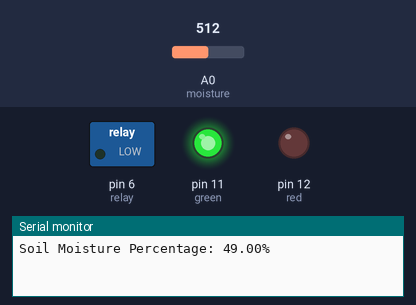
Recording of a sketch running on a simulated Arduino Uno, built with avr-gcc and run on an emulated ATmega328P. Shown: switched loads named in the sketch (green lamp = pin HIGH), output pins drawn as LEDs (lit = HIGH), the last lines printed to the serial monitor. The inputs (shaded band) are chosen by the test bench; at power-on: A0 (moisture) = 512.

Above: at 1.3 s.
1.4 s: A0 (moisture) set to 789
2.9 s: A0 (moisture) set to 810
At 4.4 s:
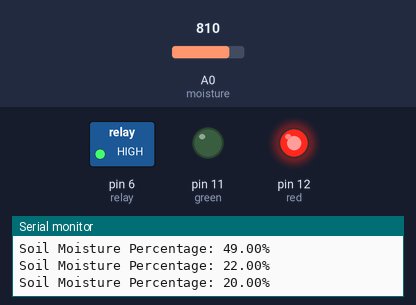
4.7 s: A0 (moisture) set to 716
At 6.0 s:
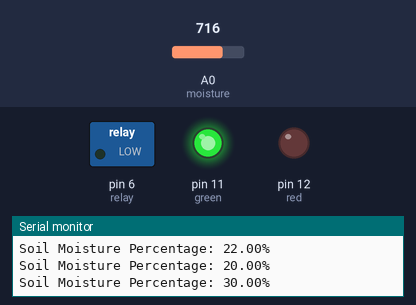
6.3 s: A0 (moisture) set to 900
At 7.5 s:
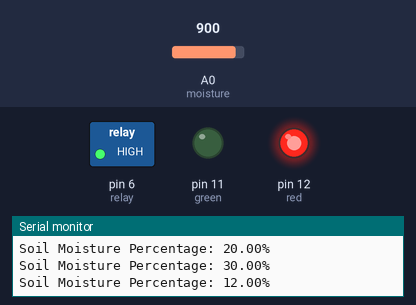
Timing chart, 0 to 8.8 s (numbered marks = the images above; inputs shaded):
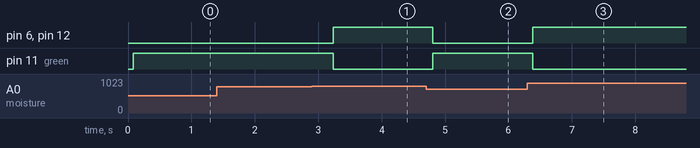

Measured:
- the behaviour switches between 800 and 801 on A0 (moisture) (found by bisection; images 0 and 1)
- after the input at 2.9 s, pin 6 (relay), pin 12 (red): LOW → HIGH after 0.33 s; pin 11 (green): HIGH → LOW after 0.33 s
- after the input at 4.7 s, pin 6 (relay), pin 12 (red): HIGH → LOW after 0.11 s; pin 11 (green): LOW → HIGH after 0.11 s
- after the input at 6.3 s, pin 6 (relay), pin 12 (red): LOW → HIGH after 0.08 s; pin 11 (green): HIGH → LOW after 0.08 s

The sketch:

Smart_irrigation_system.ino
```cpp
#include <SoftwareSerial.h>

int moisture = A0, relay = 6, red = 12, green = 11, sense, value = 800;
float percentage;
char Motor;
#define BT_RX_PIN 7 // Change these to match your Bluetooth module's RX pin
#define BT_TX_PIN 8 // Change these to match your Bluetooth module's TX pin
SoftwareSerial mySerial(BT_TX_PIN, BT_RX_PIN);

bool initialPrintDone = false; // Flag to check if initial print is done
bool moistureChanged = true; // Flag to track moisture value change
bool motorStateChanged = true; // Flag to track motor state change

int oldSensorValue = 0; // Declare oldSensorValue before loop

void setup() {
    pinMode(relay, OUTPUT);
    pinMode(moisture, INPUT);
    pinMode(red, OUTPUT);
    pinMode(green, OUTPUT);
    Serial.begin(9600);
    mySerial.begin(9600);
}

void printInitialSetup() {
    // Print initial parameters only once
    mySerial.print("Soil Moisture Percentage: ");
    mySerial.print(percentage);
    mySerial.println("%");
    mySerial.print("Motor is ");
    mySerial.print(Motor);
    initialPrintDone = true; // Set the flag to true after initial print
}

void loop() {
    if (!initialPrintDone) {
        printInitialSetup();
    }

    int newSense = analogRead(moisture);
    float newPercentage = map(newSense, 1023, 0, 0, 100);

    if (newSense != oldSensorValue) {
        moistureChanged = true;
    }
    if (Motor != (newSense > value ? 'ON' : 'OFF')) {
        motorStateChanged = true;
    }

    if (moistureChanged) {
        Serial.print("Soil Moisture Percentage: ");
        Serial.print(newPercentage);
        Serial.println("%");
        mySerial.print("Soil Moisture Percentage: ");
        mySerial.print(newPercentage);
        mySerial.println("%");
        moistureChanged = false;
        oldSensorValue = newSense;
    }

    if (motorStateChanged) {
        digitalWrite(red, newSense > value ? HIGH : LOW);
        digitalWrite(green, newSense > value ? LOW : HIGH);
        digitalWrite(relay, newSense > value ? HIGH : LOW);
        Motor = newSense > value ? 'ON' : 'OFF';
        mySerial.print("Motor is ");
        mySerial.println(Motor);
        motorStateChanged = false;
    }

    delay(500);
}
```
